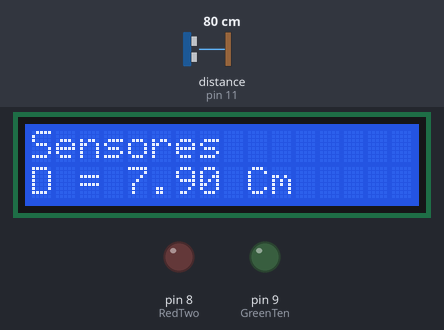
Bench run of a sketch on a simulated Arduino Uno, built with avr-gcc and run on an emulated ATmega328P. Parts: 16×2 character LCD, output pins drawn as LEDs (lit = HIGH). Wiring (inferred from the names in the program): ultrasonic range finder: trigger pin 12; echo pin 11. The test bench sets the inputs (shaded band); at power-on: distance to the obstacle (sensor on pin 11) 80 cm. The echo pulse lasts 58.3 µs per cm; pins used as bus, display or sensor lines are not drawn.

Above: at 3.2 s.
3.3 s: distance to the obstacle (sensor on pin 11) set to 23 cm
At 3.9 s:
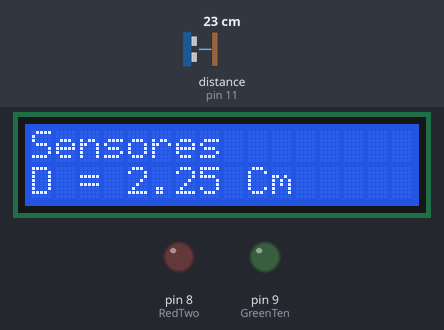
4.8 s: distance to the obstacle (sensor on pin 11) set to 18 cm
At 5.2 s:
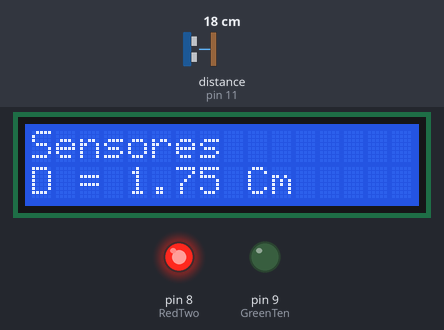
6.3 s: distance to the obstacle (sensor on pin 11) set to 120 cm
At 7.3 s:
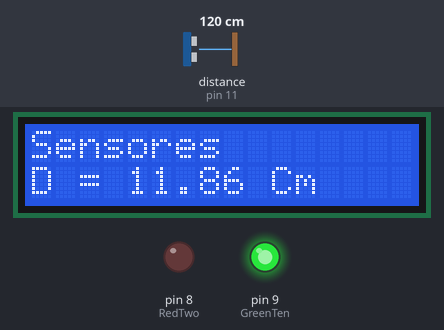
Timing chart, 0 to 9.3 s (numbered marks = the images above; inputs shaded):
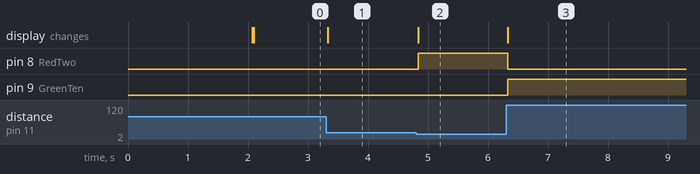

Measured:
- the behaviour switches between 21 and 20 cm on distance to the obstacle (sensor on pin 11) (found by bisection; images 1 and 2)
- after the input at 3.3 s, the display: changes at once (image 1)
- after the input at 4.8 s, pin 8 (RedTwo): LOW → HIGH at once; the display: changes at once (image 2)
- after the input at 6.3 s, pin 8 (RedTwo): HIGH → LOW at once; pin 9 (GreenTen): LOW → HIGH at once; the display: changes at once (image 3)

The sketch:

sensoresDistancia.ino
```cpp
#include "LiquidCrystal.h"  //libreria para el lcd
LiquidCrystal lcd(2, 3, 4, 5, 6, 7);   //LCD parametros: (rs, enable, d4, d5, d6, d7)
const int trigPin = 12; //trigger pin del sensor
const int echoPin = 11;  //echopin pin del sensor
const int GreenTen = 9; //se prende a los 10cm o más
const int RedTwo = 8; //se prende a los 2cm o menos

long duration; //duracion
float distanceCm;  //distancia
float liquid; //lcd

void setup() { // Inicio y configuraciones
  lcd.begin(16,2);
  //trigger de salida y echo de entrada
  pinMode(trigPin, OUTPUT);
  pinMode(echoPin, INPUT);
  //leds Modo-Salida
  pinMode(GreenTen, OUTPUT);
  pinMode(RedTwo, OUTPUT);
  lcd.setCursor(0,0);
  lcd.print("  Distancia    ");
  lcd.setCursor(0,1);
  lcd.print("  Medicion  ");
  delay(2000);
  lcd.clear();

}

void loop() {   // loop del script
  //Escribimos en bajo el trigPin
  digitalWrite(trigPin, LOW);
  delayMicroseconds(2);
  //Escribimos en alto el pin trigPin despues de 2 microsegundos
  digitalWrite(trigPin, HIGH);
  delayMicroseconds(10);
  digitalWrite(trigPin, LOW);
  duration = pulseIn(echoPin, HIGH);
  //ecuacion de distancia con velocidad del sonido
  distanceCm= (duration*0.034/2)*0.1;
  //lcd en primera linea
  lcd.setCursor(0,0);
  //impresión en lcd
  lcd.print("Sensores");
  delay(10);
  //impresión segunda fila de lcd
  lcd.setCursor(0,1);
  lcd.print("D = ");
  lcd.print(distanceCm);
  lcd.print(" Cm ");
  //Condición de leds
  if(distanceCm >=10){
      digitalWrite(GreenTen, HIGH);
      digitalWrite(RedTwo, LOW);
  }else{
    if(distanceCm <=2){
        digitalWrite(RedTwo, HIGH);
        digitalWrite(GreenTen, LOW);
    }else{
        digitalWrite(GreenTen, LOW);
        digitalWrite(RedTwo, LOW);
    }
  }
  delay(10);
}
```
